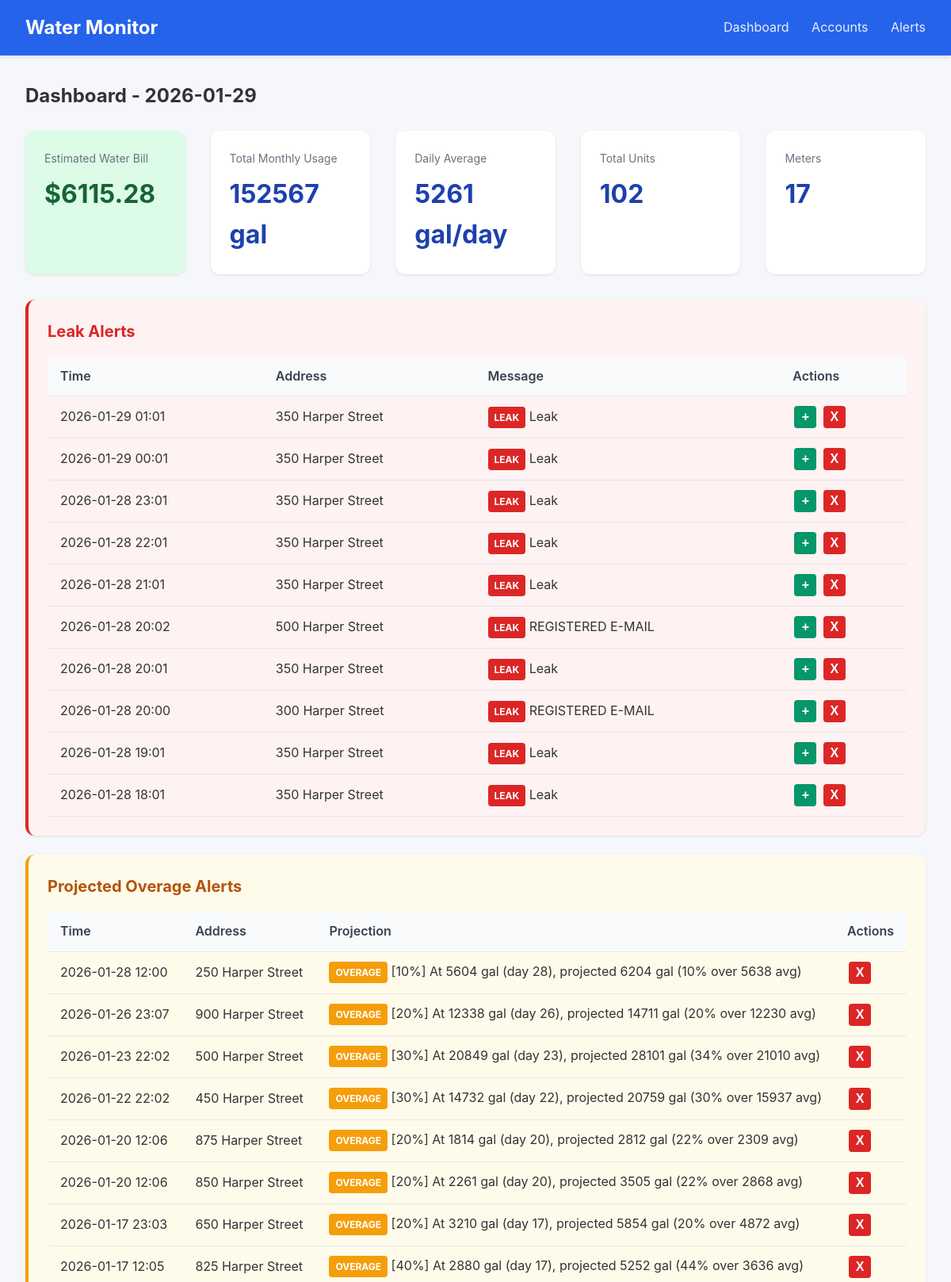
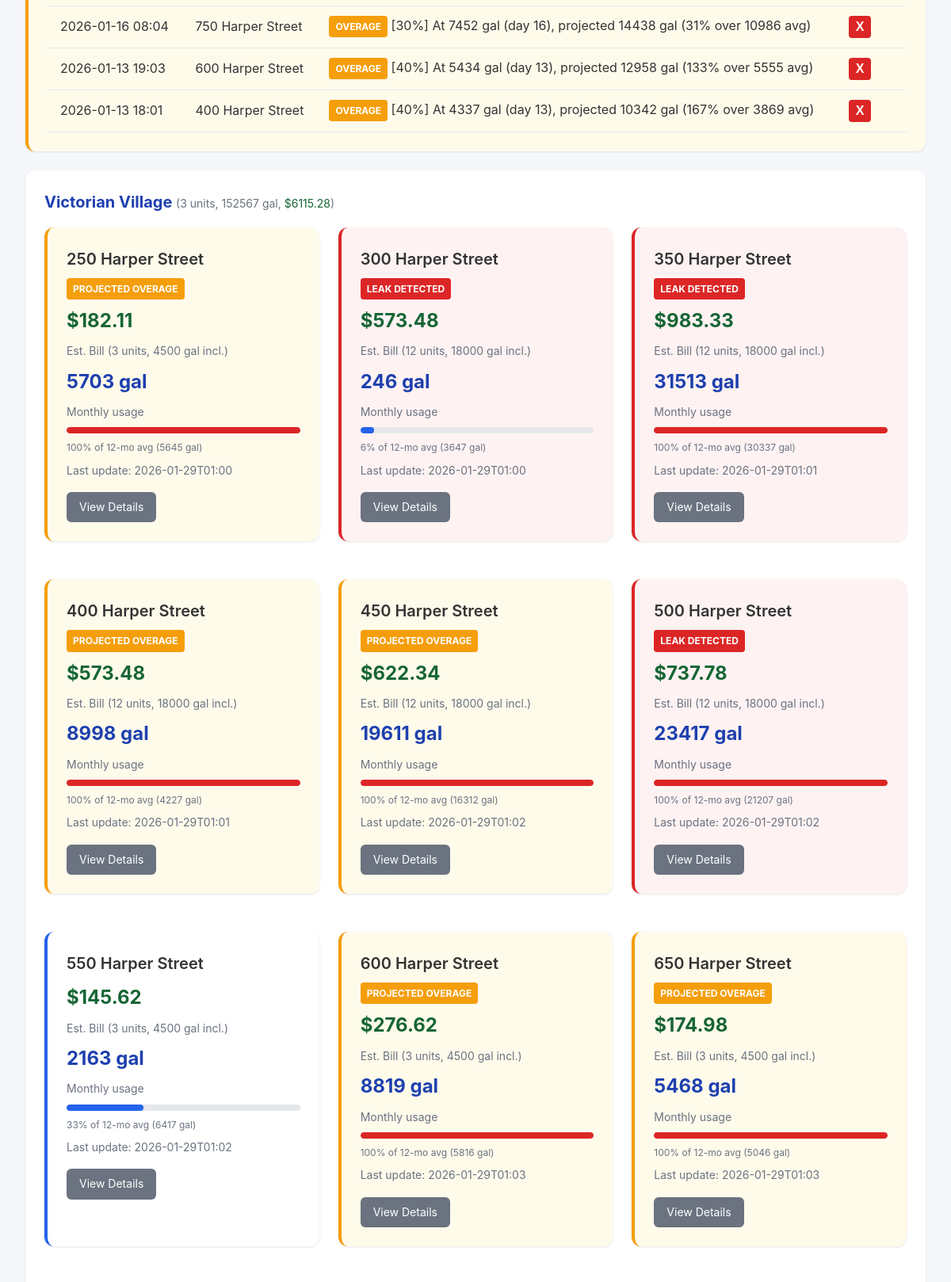
The page / (upper part) on the database its author committed (2 pictures, top to bottom).
### tables this page shows
CREATE TABLE accounts (
                id INTEGER PRIMARY KEY AUTOINCREMENT,
                email TEXT UNIQUE NOT NULL,
                password_encrypted TEXT NOT NULL,
                meter_id TEXT,
                account_number TEXT,
                address TEXT,
                building_name TEXT,
                unit_number TEXT,
                is_active INTEGER DEFAULT 1,
                last_scraped TIMESTAMP,
                created_at TIMESTAMP DEFAULT CURRENT_TIMESTAMP
            , avg_12mo REAL, monthly_usage REAL, unit_count INTEGER DEFAULT 1, leak_alerts INTEGER DEFAULT 1, min_overage_pct INTEGER DEFAULT 10);

CREATE TABLE scrape_logs (
                id INTEGER PRIMARY KEY AUTOINCREMENT,
                account_id INTEGER,
                status TEXT NOT NULL,
                message TEXT,
                created_at TIMESTAMP DEFAULT CURRENT_TIMESTAMP,
                FOREIGN KEY (account_id) REFERENCES accounts(id)
            );

### app.py (the view)
@app.route('/')
def dashboard():
    today = date.today()
    accounts = db.get_all_accounts()
    summaries = {s['account_id']: s for s in db.get_all_daily_summaries(today)}
    BASE_RATE = 47.54  # Water ($26.23) + Sewer ($21.31) per 1500 gal minimum
    OVERAGE_RATE = 30.33  # Per 1000 gallons over minimum
    MIN_GALLONS_PER_UNIT = 1500
    STORM_SEWAGE_FEE = 3.00  # Flat fee per meter
    meters = []
    total_monthly = 0
    total_daily_avg = 0
    total_units = 0
    total_estimated_bill = 0
    for account in accounts:
        monthly_usage = account.get('monthly_usage') or 0
        total_monthly += monthly_usage
        unit_count = account.get('unit_count') or 1
        total_units += unit_count
        included_gallons = MIN_GALLONS_PER_UNIT * unit_count
        base_cost = BASE_RATE * unit_count
        if monthly_usage > included_gallons:
            overage_gallons = monthly_usage - included_gallons
            overage_cost = (overage_gallons / 1000) * OVERAGE_RATE
        else:
            overage_cost = 0
        estimated_cost = base_cost + overage_cost + STORM_SEWAGE_FEE
        total_estimated_bill += estimated_cost
        avg_12mo = account.get('avg_12mo') or 3000  # Default until scraped
        days_in_month = today.day
        daily_avg = monthly_usage / days_in_month if days_in_month > 0 else 0
        total_daily_avg += daily_avg
        meters.append({
            'id': account['id'],
            'building': account['building_name'],
            'unit': account['unit_number'],
            'address': account.get('address', ''),
            'email': account['email'],
            'monthly_usage': monthly_usage,
            'daily_avg': daily_avg,
            'avg_12mo': avg_12mo,
            'last_scraped': account['last_scraped'],
            'leak_detected': False,  # Will be set from leak_alerts
            'unit_count': unit_count,
            'included_gallons': included_gallons,
            'estimated_cost': estimated_cost
        })
    buildings = {}
    for meter in meters:
        building = meter['building'] or 'Unknown'
        if building not in buildings:
            buildings[building] = []
        buildings[building].append(meter)
    recent_alerts = db.get_recent_alerts(10)
    with db.get_db() as conn:
        cursor = conn.cursor()
        cursor.execute('''
            SELECT sl.*, a.building_name, a.unit_number, a.address
            FROM scrape_logs sl
            JOIN accounts a ON sl.account_id = a.id
            WHERE sl.status = 'leak'
            ORDER BY sl.created_at DESC LIMIT 10
        ''')
        leak_alerts = [dict(row) for row in cursor.fetchall()]
        cursor.execute('''
            SELECT sl.*, a.building_name, a.unit_number, a.address
            FROM scrape_logs sl
            JOIN accounts a ON sl.account_id = a.id
            WHERE sl.status = 'overage_alert'
            AND sl.id IN (
                SELECT MAX(id) FROM scrape_logs
                WHERE status = 'overage_alert'
                GROUP BY account_id
            )
            ORDER BY sl.created_at DESC
        ''')
        overage_alerts = [dict(row) for row in cursor.fetchall()]
    leak_account_ids = {leak['account_id'] for leak in leak_alerts}
    overage_account_ids = {oa['account_id'] for oa in overage_alerts}
    for building_meters in buildings.values():
        for meter in building_meters:
            if meter['id'] in leak_account_ids:
                meter['leak_detected'] = True
            if meter['id'] in overage_account_ids:
                meter['overage_alert'] = True
    return render_template('dashboard.html',
                           buildings=buildings,
                           total_monthly=total_monthly,
                           total_daily_avg=total_daily_avg,
                           total_units=total_units,
                           total_estimated_bill=total_estimated_bill,
                           meter_count=len(meters),
                           today=today,
                           alerts=recent_alerts,
                           leak_alerts=leak_alerts,
                           overage_alerts=overage_alerts)

### database.py (called while the page is built)
@contextmanager
def get_db():
    conn = sqlite3.connect(config.DATABASE_PATH)
    conn.row_factory = sqlite3.Row
    try:
        yield conn
        conn.commit()
    finally:
        conn.close()

def get_all_accounts() -> list:
    with get_db() as conn:
        cursor = conn.cursor()
        cursor.execute('SELECT * FROM accounts WHERE is_active = 1 ORDER BY building_name, unit_number')
        return [dict(row) for row in cursor.fetchall()]

def get_all_daily_summaries(reading_date: date) -> list:
    with get_db() as conn:
        cursor = conn.cursor()
        cursor.execute('''
            SELECT ds.*, a.building_name, a.unit_number, a.email
            FROM daily_summaries ds
            JOIN accounts a ON ds.account_id = a.id
            WHERE ds.reading_date = ?
            ORDER BY a.building_name, a.unit_number
        ''', (reading_date,))
        return [dict(row) for row in cursor.fetchall()]

def get_recent_alerts(limit: int = 50) -> list:
    with get_db() as conn:
        cursor = conn.cursor()
        cursor.execute('''
            SELECT ah.*, a.building_name, a.unit_number, ac.alert_type
            FROM alert_history ah
            LEFT JOIN accounts a ON ah.account_id = a.id
            JOIN alert_configs ac ON ah.alert_config_id = ac.id
            ORDER BY ah.triggered_at DESC
            LIMIT ?
        ''', (limit,))
        return [dict(row) for row in cursor.fetchall()]

### templates/dashboard.html (shortened to what this page needs)
{% extends "base.html" %}
{% block content %}
<h2 style="margin-bottom: 1.5rem;">Dashboard - {{ today }}</h2>
<div class="stats">
    <div class="stat-card" style="background: #dcfce7;">
        <div class="label">Estimated Water Bill</div>
        <div class="value" style="color: #166534;">${{ "%.2f"|format(total_estimated_bill) }}</div>
    </div>
    <div class="stat-card">
        <div class="label">Total Monthly Usage</div>
        <div class="value">{{ "%.0f"|format(total_monthly) }} gal</div>
    </div>
    <div class="stat-card">
        <div class="label">Daily Average</div>
        <div class="value">{{ "%.0f"|format(total_daily_avg) }} gal/day</div>
    </div>
    <div class="stat-card">
        <div class="label">Total Units</div>
        <div class="value">{{ total_units }}</div>
    </div>
    <div class="stat-card">
        <div class="label">Meters</div>
        <div class="value">{{ meter_count }}</div>
    </div>
</div>
{% if leak_alerts %}
<div class="card" style="border-left: 4px solid #dc2626; background: #fef2f2;">
    <h2 style="color: #dc2626;">Leak Alerts</h2>
    <table>
        <thead>
            <tr>
                <th>Time</th>
                <th>Address</th>
                <th>Message</th>
                <th>Actions</th>
            </tr>
        </thead>
        <tbody>
            {% for leak in leak_alerts %}
            <tr id="leak-row-{{ leak.id }}">
                <td>{{ leak.created_at[:16] if leak.created_at else '' }}</td>
                <td>{{ leak.address or (leak.building_name + ' - ' + leak.unit_number) }}</td>
                <td><span class="leak-alert">LEAK</span> {{ leak.message }}</td>
                <td>
                    <button class="btn-icon btn-add" onclick="addLeakAlert({{ leak.account_id }})" title="Add alert notification">+</button>
                    <button class="btn-icon btn-dismiss" onclick="dismissLeak({{ leak.id }})" title="Dismiss alert">X</button>
                </td>
            </tr>
            {% endfor %}
        </tbody>
    </table>
</div>
{% endif %}
{% if overage_alerts %}
<div class="card" style="border-left: 4px solid #f59e0b; background: #fffbeb;">
    <h2 style="color: #b45309;">Projected Overage Alerts</h2>
    <table>
        <thead>
            <tr>
                <th>Time</th>
                <th>Address</th>
                <th>Projection</th>
                <th>Actions</th>
            </tr>
        </thead>
        <tbody>
            {% for alert in overage_alerts %}
            <tr id="overage-row-{{ alert.id }}">
                <td>{{ alert.created_at[:16] if alert.created_at else '' }}</td>
                <td>{{ alert.address or (alert.building_name + ' - ' + alert.unit_number) }}</td>
                <td><span class="overage-alert">OVERAGE</span> {{ alert.message }}</td>
                <td>
                    <button class="btn-icon btn-dismiss" onclick="dismissOverage({{ alert.id }})" title="Dismiss alert">X</button>
                </td>
            </tr>
            {% endfor %}
        </tbody>
    </table>
</div>
{% endif %}
{% for building, meters in buildings.items()|sort %}
<div class="card">
    <h2>{{ building }}
        <span class="text-muted" style="font-weight: normal;">
            ({{ meters[0].unit_count }} units,
            {{ "%.0f"|format(meters|sum(attribute='monthly_usage')) }} gal,
            <span style="color: #166534;">${{ "%.2f"|format(meters|sum(attribute='estimated_cost')) }}</span>)
        </span>
    </h2>
    <div class="grid">
        {% for meter in meters|sort(attribute='unit') %}
        <div class="card meter-card {% if meter.leak_detected %}leak-detected{% elif meter.overage_alert %}overage-detected{% endif %}">
            <div class="unit mb-2">{{ meter.address or ('Unit ' + (meter.unit or 'N/A')) }}</div>
            {% if meter.leak_detected %}
            <div class="leak-alert mb-2">LEAK DETECTED</div>
            {% elif meter.overage_alert %}
            <div class="overage-alert mb-2">PROJECTED OVERAGE</div>
            {% endif %}
            <div class="estimated-cost mb-2">${{ "%.2f"|format(meter.estimated_cost) }}</div>
            <div class="text-muted mb-2">Est. Bill ({{ meter.unit_count }} units, {{ meter.included_gallons }} gal incl.)</div>
            <div class="usage mb-2">{{ "%.0f"|format(meter.monthly_usage) }} gal</div>
            <div class="text-muted mb-2">Monthly usage</div>
            {% set max_usage = meter.avg_12mo if meter.avg_12mo > 0 else 3000 %}
            {% set pct = (meter.monthly_usage / max_usage * 100)|int %}
            {% set pct = pct if pct <= 100 else 100 %}
            <div class="usage-bar {% if pct > 80 %}usage-high{% elif pct > 50 %}usage-medium{% endif %} mb-2">
                <div class="fill" style="width: {{ pct }}%"></div>
            </div>
            <div class="text-muted mb-2" style="font-size: 0.75rem;">
                {{ "%.0f"|format(pct) }}% of 12-mo avg ({{ "%.0f"|format(max_usage) }} gal)
            </div>
            <div class="text-muted">
                {% if meter.last_scraped %}
                Last update: {{ meter.last_scraped[:16] }}
                {% endif %}
            </div>
            <div class="mt-4">
                <a href="{{ url_for('meter_detail', account_id=meter.id) }}" class="btn btn-secondary">
                    View Details
                </a>
            </div>
        </div>
        {% endfor %}
    </div>
</div>
{% endfor %}
{% endblock %}

### templates/base.html (style rules this page uses)
* { box-sizing: border-box; margin: 0; padding: 0; }
body { font-family: -apple-system, BlinkMacSystemFont, 'Segoe UI', Roboto, Oxygen, Ubuntu, sans-serif; background: #f5f7fa; color: #333; line-height: 1.6; }
.card { background: white; border-radius: 12px; box-shadow: 0 1px 3px rgba(0,0,0,0.1); padding: 1.5rem; margin-bottom: 1.5rem; }
.card h2 { margin-bottom: 1rem; color: #1e40af; font-size: 1.25rem; }
.grid { display: grid; grid-template-columns: repeat(auto-fill, minmax(300px, 1fr)); gap: 1.5rem; }
.stats { display: flex; gap: 2rem; margin-bottom: 2rem; }
.stat-card { background: white; border-radius: 12px; padding: 1.5rem; box-shadow: 0 1px 3px rgba(0,0,0,0.1); flex: 1; }
.stat-card .label { color: #6b7280; font-size: 0.875rem; margin-bottom: 0.5rem; }
.stat-card .value { font-size: 2rem; font-weight: 700; color: #1e40af; }
table { width: 100%; border-collapse: collapse; }
th, td { padding: 0.75rem 1rem; text-align: left; border-bottom: 1px solid #e5e7eb; }
th { background: #f9fafb; font-weight: 600; color: #374151; }
.btn { display: inline-block; padding: 0.5rem 1rem; border-radius: 6px; text-decoration: none; font-size: 0.875rem; cursor: pointer; border: none; }
.btn-secondary { background: #6b7280; color: white; }
.usage-bar { height: 8px; background: #e5e7eb; border-radius: 4px; overflow: hidden; }
.usage-bar .fill { height: 100%; background: #2563eb; border-radius: 4px; }
.usage-high .fill { background: #dc2626; }
.meter-card { border-left: 4px solid #2563eb; }
.meter-card.leak-detected { border-left: 4px solid #dc2626; background: #fef2f2; }
.meter-card .unit { font-size: 1.25rem; font-weight: 600; }
.meter-card .usage { font-size: 1.5rem; font-weight: 700; color: #1e40af; }
.meter-card .estimated-cost { font-size: 1.5rem; font-weight: 700; color: #166534; }
.leak-alert { background: #dc2626; color: white; padding: 0.25rem 0.5rem; border-radius: 4px; font-size: 0.75rem; font-weight: 700; display: inline-block; animation: pulse 2s infinite; }
.overage-alert { background: #f59e0b; color: white; padding: 0.25rem 0.5rem; border-radius: 4px; font-size: 0.75rem; font-weight: 700; display: inline-block; }
.meter-card.overage-detected { border-left: 4px solid #f59e0b; background: #fffbeb; }
.btn-icon { width: 28px; height: 28px; border-radius: 4px; border: none; cursor: pointer; font-weight: bold; font-size: 1rem; margin: 0 2px; }
.btn-dismiss { background: #dc2626; color: white; }
.btn-add { background: #059669; color: white; }
.text-muted { color: #6b7280; font-size: 0.875rem; }
.mb-2 { margin-bottom: 0.5rem; }
.mt-4 { margin-top: 1rem; }

### rows shown on the page
accounts: created_at "2026-01-29 01:01", address "350 Harper Street", message "Leak", created_at "2026-01-29 00:01", created_at "2026-01-28 23:01", created_at "2026-01-28 22:01", created_at "2026-01-28 21:01", created_at "2026-01-28 20:01", created_at "2026-01-28 19:01", created_at "2026-01-28 18:01", shows "LEAK DETECTED", estimated_cost "983.33", unit_count "12", included_gallons "18000", monthly_usage "31513", pct "100", avg_12mo "30337", last_scraped "2026-01-29T01:01"
accounts: created_at "2026-01-28 20:02", address "500 Harper Street", message "REGISTERED E-MAIL", created_at "2026-01-23 22:02", message "[30%] At 20849 gal (day 23), projected 28101 gal (34% over 21010 avg)", shows "LEAK DETECTED", estimated_cost "737.78", unit_count "12", included_gallons "18000", monthly_usage "23417", pct "100", avg_12mo "21207", last_scraped "2026-01-29T01:02"
accounts: created_at "2026-01-28 20:00", address "300 Harper Street", message "REGISTERED E-MAIL", shows "LEAK DETECTED", estimated_cost "573.48", unit_count "12", included_gallons "18000", monthly_usage "246", pct "6", avg_12mo "3647", last_scraped "2026-01-29T01:00"
accounts: created_at "2026-01-28 12:00", address "250 Harper Street", message "[10%] At 5604 gal (day 28), projected 6204 gal (10% over 5638 avg)", building_name "Victorian Village", unit_count "3", meters "152567", meters "6115.28", shows "PROJECTED OVERAGE", estimated_cost "182.11", included_gallons "4500", monthly_usage "5703", pct "100", avg_12mo "5645", last_scraped "2026-01-29T01:00"
accounts: created_at "2026-01-26 23:07", address "900 Harper Street", message "[20%] At 12338 gal (day 26), projected 14711 gal (20% over 12230 avg)"
accounts: created_at "2026-01-22 22:02", address "450 Harper Street", message "[30%] At 14732 gal (day 22), projected 20759 gal (30% over 15937 avg)", shows "PROJECTED OVERAGE", estimated_cost "622.34", unit_count "12", included_gallons "18000", monthly_usage "19611", pct "100", avg_12mo "16312", last_scraped "2026-01-29T01:02"
scrape_logs: created_at "2026-01-20 12:06", address "875 Harper Street", message "[20%] At 1814 gal (day 20), projected 2812 gal (22% over 2309 avg)"
scrape_logs: created_at "2026-01-20 12:06", address "850 Harper Street", message "[20%] At 2261 gal (day 20), projected 3505 gal (22% over 2868 avg)"
scrape_logs: created_at "2026-01-17 23:03", address "650 Harper Street", message "[20%] At 3210 gal (day 17), projected 5854 gal (20% over 4872 avg)"
scrape_logs: created_at "2026-01-17 12:05", address "825 Harper Street", message "[40%] At 2880 gal (day 17), projected 5252 gal (44% over 3636 avg)"
scrape_logs: created_at "2026-01-16 08:04", address "750 Harper Street", message "[30%] At 7452 gal (day 16), projected 14438 gal (31% over 10986 avg)"
scrape_logs: created_at "2026-01-13 19:03", address "600 Harper Street", message "[40%] At 5434 gal (day 13), projected 12958 gal (133% over 5555 avg)"
scrape_logs: created_at "2026-01-13 18:01", address "400 Harper Street", message "[40%] At 4337 gal (day 13), projected 10342 gal (167% over 3869 avg)"
accounts: address "400 Harper Street", shows "PROJECTED OVERAGE", estimated_cost "573.48", unit_count "12", included_gallons "18000", monthly_usage "8998", pct "100", avg_12mo "4227", last_scraped "2026-01-29T01:01"
accounts: address "550 Harper Street", estimated_cost "145.62", unit_count "3", included_gallons "4500", monthly_usage "2163", pct "33", avg_12mo "6417", last_scraped "2026-01-29T01:02"
accounts: address "600 Harper Street", shows "PROJECTED OVERAGE", estimated_cost "276.62", unit_count "3", included_gallons "4500", monthly_usage "8819", pct "100", avg_12mo "5816", last_scraped "2026-01-29T01:03"
accounts: address "650 Harper Street", shows "PROJECTED OVERAGE", estimated_cost "174.98", unit_count "3", included_gallons "4500", monthly_usage "5468", pct "100", avg_12mo "5046", last_scraped "2026-01-29T01:03"

### other values the page prints
{{ "%.2f"|format(total_estimated_bill) }} "6115.28"
{{ "%.0f"|format(total_monthly) }} "152567"
{{ "%.0f"|format(total_daily_avg) }} "5261"
{{ total_units }} "102"
{{ meter_count }} "17"
